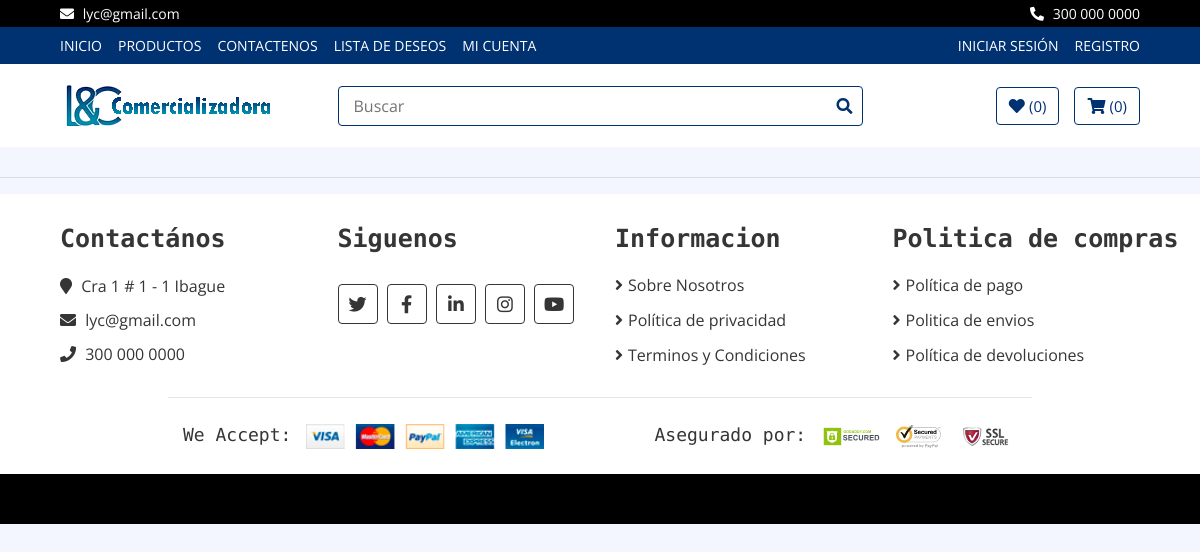
/politicas/sobre-nosotros/, run on an earlier commit of the app's database.
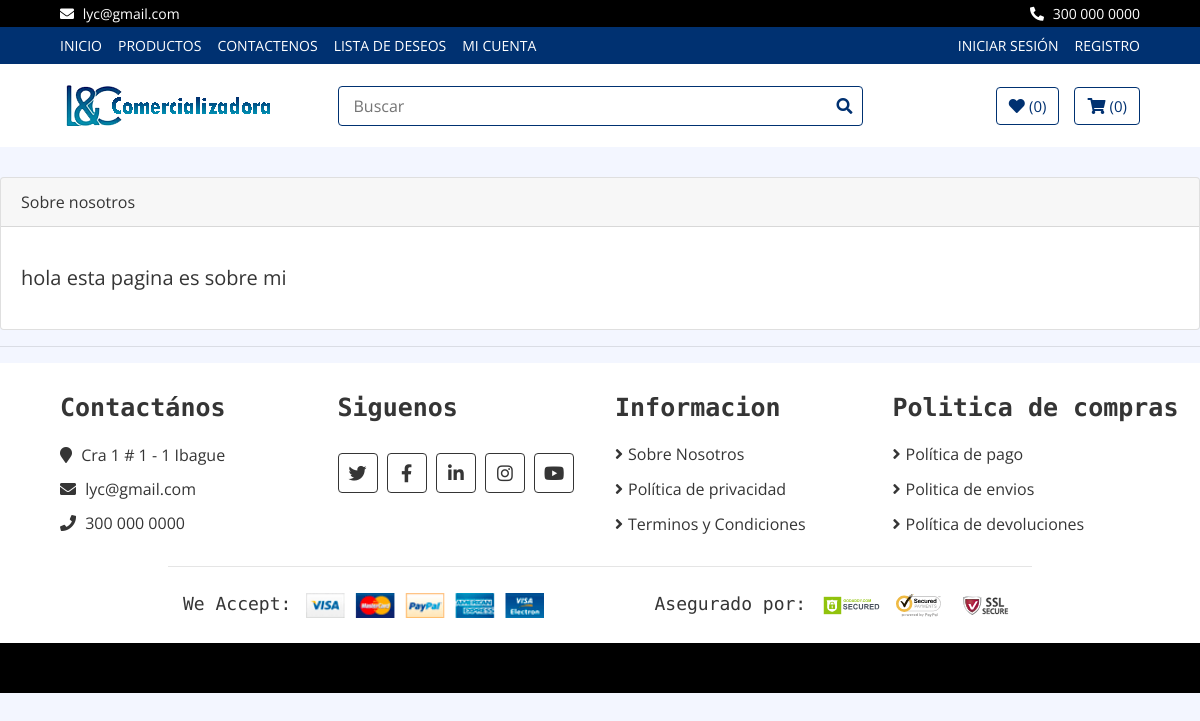
And on a later commit of the database.
### politicas/models.py (models this page shows, shortened)
class CorreoEmpresa(models.Model):
    direccion = models.CharField(max_length=100)
    correo = models.EmailField(unique=True)
    telefono = models.CharField(max_length=20)

class Acercade(models.Model):
    titulo = models.CharField(max_length=50)
    contenido = RichTextField()

### politicas/views.py (the view)
# urls.py: path('sobre-nosotros/', views.aboutme, name='sobre-nosotros'),
def aboutme(request):
    sobrenosotros = Acercade.objects.all()
    return render(request, 'politicas/sobre_nosotros.html',{'sobrenosotros':sobrenosotros})

### core/context_processors.py (called while the page is built)
def correo_empresa(request):
    correo_empresa = CorreoEmpresa.objects.first()
    return {'correo_empresa': correo_empresa}

### politicas/templates/politicas/sobre_nosotros.html (shortened to what this page needs)
{% extends 'core/base.html'%}
{% load static %}
{% block content%}
    {%for sobrenosotro in sobrenosotros%}
        <div class="card">
            <div class="card-header">{{sobrenosotro.titulo}}</div>
            <div class="card-body">
                <blockquote class="blockquote mb-0">
                    <p>{{sobrenosotro.contenido | safe}}</p>
                </blockquote>
            </div>
        </div>
    {%endfor%}
{% endblock %}

### core/templates/core/base.html (shortened to what this page needs)
<!DOCTYPE html>
<html lang="es">
<head>
  {% load static %}
  <link rel="stylesheet" href="https://cdnjs.cloudflare.com/ajax/libs/font-awesome/5.15.3/css/all.min.css">
  <link href="https://stackpath.bootstrapcdn.com/bootstrap/4.4.1/css/bootstrap.min.css" rel="stylesheet" />
  <link href="https://cdnjs.cloudflare.com/ajax/libs/font-awesome/5.10.0/css/all.min.css" rel="stylesheet" />
  <link href="{% static 'core/css/mainstyle.css' %}" rel="stylesheet" />
  <link rel="stylesheet" href="{% static 'lib/slick/slick.css' %}" type="text/css">
  <link rel="stylesheet" href="{% static 'lib/slick/slick-theme.css' %}" type="text/css">
</head>
  <body>
    <div class="top-bar">
      <div class="container-fluid">
        <div class="row">
          <div class="col-sm-6">
            <i class="fa fa-envelope"></i>
            {{ correo_empresa.correo }}
          </div>
          <div class="col-sm-6">
            <i class="fa fa-phone-alt"></i>
            {{ correo_empresa.telefono }}
          </div>
        </div>
      </div>
    </div>
    <div class="nav">
      <div class="container-fluid">
        <nav class="navbar navbar-expand-md bg-dark navbar-dark">
          <div class="collapse navbar-collapse justify-content-between" id="navbarCollapse">
            <div class="navbar-nav mr-auto">
              <a href="{% url 'home' %}" class="nav-item nav-link">Inicio</a>
              <a href="{% url 'product_list' %}" class="nav-item nav-link">Productos</a>
              <a href="{% url 'contact' %}" class="nav-item nav-link">Contactenos</a>
              <a href="{% url 'wishlist' %}" class="nav-item nav-link">Lista de Deseos</a>
              <a href="{% url 'my-account' %}" class="nav-item nav-link">Mi Cuenta</a>
            </div>
            <div class="navbar-nav ml-auto">
              {% if not request.user.is_authenticated %}
                <li class="nav-item">
                  <a class="nav-link" href="{% url 'login' %}">Iniciar sesión</a>
                </li>
                <li class="nav-item">
                  <a class="nav-link" href="{% url 'signup' %}">Registro</a>
                </li>
              {% endif %}
            </div>
          </div>
        </nav>
      </div>
    </div>
    <header class="masthead">
      <div class="bottom-bar">
        <div class="container-fluid">
          <div class="row align-items-center">
            <div class="col-md-3">
              <div class="logo">
                <a href="{% url 'home' %}">
                  <img src="/static/core/img/logo.png" alt="Logo" />
                </a>
              </div>
            </div>
            <div class="col-md-6">
              <div class="search">
                <input type="text" placeholder="Buscar" />
                <button><i class="fa fa-search"></i></button>
              </div>
            </div>
            <div class="col-md-3">
              <div class="user">
                <a href="{% url 'wishlist' %}" class="btn wishlist">
                  <i class="fa fa-heart"></i>
                  <span>(0)</span>
                </a>
                <a href="{% url 'cart' %}" class="btn cart">
                  <i class="fa fa-shopping-cart"></i>
                  <span>({{ request.session.cart|length }})</span>
                </a>
              </div>
            </div>
          </div>
        </div>
      </div>
    </header>
    {% block content%}
    {% endblock%}
    {% if request.path != "/" %}
    <hr />
    {% endif %}
    <div class="footer_container">
      <div class="footer">
        <div class="container-fluid">
          <div class="row">
            <div class="col-lg-3 col-md-6">
              <div class="footer-widget">
                <h2>Contactános</h2>
                <div class="contact-info">
                  <p>
                    <i class="fa fa-map-marker"></i> {{ correo_empresa.direccion }}
                  </p>
                  <p>
                    <i class="fa fa-envelope"></i>
                    <a href="mailto:{{ correo_empresa.correo }}" target="_blank"
                      style="color: #353535; text-decoration: none;">{{ correo_empresa.correo }}</a>
                  </p>
                  <p><i class="fa fa-phone"></i> {{ correo_empresa.telefono }}</p>
                </div>
              </div>
            </div>
            <div class="col-lg-3 col-md-6">
              <div class="footer-widget">
                <h2>Siguenos</h2>
                <div class="contact-info">
                  <div class="social">
                    <a href="https://twitter.com/" target="_blank"><i class="fab fa-twitter"></i></a>
                    <a href="https://www.facebook.com/" target="_blank"><i class="fab fa-facebook-f"></i></a>
                    <a href="https://www.linkedin.com/" target="_blank"><i class="fab fa-linkedin-in"></i></a>
                    <a href="https://www.instagram.com/" target="_blank"><i class="fab fa-instagram"></i></a>
                    <a href="https://www.youtube.com/" target="_blank"><i class="fab fa-youtube"></i></a>
                  </div>
                </div>
              </div>
            </div>
            <div class="col-lg-3 col-md-6">
              <div class="footer-widget">
                <h2>Informacion</h2>
                <ul>
                  <li><a href="{% url 'sobre-nosotros' %}">Sobre Nosotros</a></li>
                  <li><a href="{% url 'politica-privacidad' %}">Política de privacidad</a></li>
                  <li><a href="{% url 'terminos-condiciones' %}">Terminos y Condiciones</a></li>
                </ul>
              </div>
            </div>
            <div class="col-lg-3 col-md-6">
              <div class="footer-widget">
                <h2>Politica de compras</h2>
                <ul>
                  <li><a href="{% url 'politica-pagos' %}">Política de pago</a></li>
                  <li><a href="{% url 'politica-envios' %}">Politica de envios</a></li>
                  <li><a href="{% url 'politica-devoluciones' %}">Política de devoluciones</a></li>
                </ul>
              </div>
            </div>
          </div>
          <div class="row payment align-items-center">
            <div class="col-md-6">
              <div class="payment-method">
                <h2>We Accept:</h2>
                <img src="{% static 'core/img/payment-method.png' %}" alt="Payment Method" />
              </div>
            </div>
            <div class="col-md-6">
              <div class="payment-security">
                <h2>Asegurado por:</h2>
                <img src="{% static 'core/img/godaddy.svg' %}" alt="Payment Security" />
                <img src="{% static 'core/img/norton.svg' %}" alt="Payment Security" />
                <img src="{% static 'core/img/ssl.svg' %}" alt="Payment Security" />
              </div>
            </div>
          </div>
        </div>
      </div>
      <div class="footer-bottom">
      </div>
    </div>
  </body>
</html>

### core/static/core/css/mainstyle.css (style rules this page uses)
body { color: #353535; font-family: 'Open Sans', sans-serif; font-weight: 400; background: #f3f6ff; }
a { color: #003171; }
h2 { font-family: 'Source Code Pro', monospace; font-weight: 700; }
@media (min-width: 992px) { .container-fluid { padding-right: 60px; padding-left: 60px; } }
.btn { color: #003171; background: #ffffff; border: 1px solid #003171; }
.top-bar { padding: 3px 0; font-size: 14px; color: #ffffff; background: #000000; }
.top-bar i { margin-right: 5px; }
.top-bar .col-sm-6:first-child { text-align: left; }
.top-bar .col-sm-6:last-child { text-align: right; }
.nav { position: relative; }
@media (min-width: 992px) { .nav .container-fluid { padding-left: 52px; padding-right: 52px; } }
.nav .navbar { height: 100%; padding: 0; }
@media (min-width: 768px) { .nav, .nav .navbar { background: #003171 !important; } }
@media (min-width: 768px) { .nav .navbar-dark a.nav-link { color: #ffffff; font-size: 14px; text-transform: uppercase; } }
.bottom-bar { padding: 15px 0; background: #ffffff; margin-bottom: 30px; }
.bottom-bar .logo { text-align: left; overflow: hidden; }
.bottom-bar .logo a img { max-height: 60px; }
.bottom-bar .search { width: 100%; }
.bottom-bar .search input[type=text] { width: 100%; height: 40px; padding: 0 15px; color: #666666; border: 1px solid #003171; border-radius: 4px; }
.bottom-bar .search button { position: absolute; width: 40px; height: 38px; top: 1px; right: 16px; padding: 0 15px; border: none; background: none; color: #003171; border-radius: 0 2px 2px 0; }
.bottom-bar .user { font-size: 0; text-align: right; }
.bottom-bar .user .wishlist { margin-right: 15px; }
.bottom-bar .user .cart i, .bottom-bar .user .wishlist i { color: #003171; }
.bottom-bar .user .cart span, .bottom-bar .user .wishlist span { color: #003171; font-size: 15px; }
@media (min-width: 768px) { .bottom-bar { max-height: 90px; } }
.footer { position: relative; padding: 30px 0 0 0; background: #ffffff; }
.footer .footer-widget { position: relative; width: 100%; margin-bottom: 30px; }
.footer .footer-widget h2 { font-size: 25px; white-space: nowrap; margin-bottom: 20px; }
.footer .footer-widget ul { margin: 0; padding: 0; list-style: none; }
.footer .footer-widget ul li { margin-bottom: 12px; }
.footer .footer-widget ul li:last-child { margin-bottom: 0; }
.footer .footer-widget ul li a { color: #353535; white-space: nowrap; display: block; line-height: 23px; transition: all .3s; }
.footer .footer-widget ul li a::before { content: '\f105'; font-family: 'Font Awesome 5 Free'; font-weight: 900; padding-right: 5px; }
.footer .contact-info p { margin-bottom: 10px; font-size: 16px; }
.footer .contact-info p i { margin-right: 5px; }
.footer .social { position: relative; width: 100%; }
.footer .social a { display: inline-block; margin: 10px 5px 0 0; width: 40px; height: 40px; padding: 6px 0; text-align: center; font-size: 18px; color: #353535; border: 1px solid #353535; border-radius: 4px; transition: all .3s; }
.footer .payment { padding-top: 25px; padding-bottom: 25px; border-top: 1px solid rgba(0,0,0,.1); }
@media (min-width: 992px) { .footer .payment { max-width: 80%; margin: 0 auto; } }
.footer .payment-method, .footer .payment-security { overflow: hidden; }
.footer .payment-method { text-align: left; }
.footer .payment-security { text-align: right; }
.footer .payment-method h2, .footer .payment-security h2 { display: inline-block; margin: 0 10px 0 0; font-size: 18px; font-weight: 400; line-height: 22px; }
.footer .payment-method img, .footer .payment-security img { height: 25px; }
.footer-bottom { position: relative; padding: 25px 0; background: #000000; }

What changed in the data, as far as the page shows it:
added Acercade: titulo "Sobre nosotros", contenido "hola esta pagina es sobre mi"
